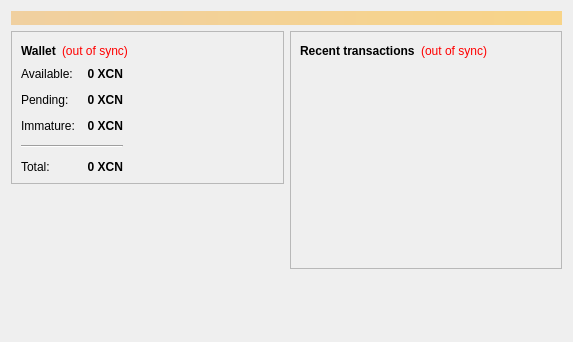
<?xml version="1.0" encoding="UTF-8"?>
<ui version="4.0">
 <class>OverviewPage</class>
 <widget class="QWidget" name="OverviewPage">
  <property name="geometry">
   <rect>
    <x>0</x>
    <y>0</y>
    <width>573</width>
    <height>342</height>
   </rect>
  </property>
  <property name="windowTitle">
   <string>Form</string>
  </property>
  <layout class="QVBoxLayout" name="topLayout">
   <item>
    <widget class="QLabel" name="labelAlerts">
     <property name="visible">
      <bool>false</bool>
     </property>
     <property name="styleSheet">
      <string notr="true">background-color: qlineargradient(x1: 0, y1: 0, x2: 1, y2: 0, stop:0 #F0D0A0, stop:1 #F8D488); color:#000000;</string>
     </property>
     <property name="wordWrap">
      <bool>true</bool>
     </property>
     <property name="margin">
      <number>3</number>
     </property>
    </widget>
   </item>
   <item>
    <layout class="QHBoxLayout" name="horizontalLayout" stretch="1,1">
     <item>
      <layout class="QVBoxLayout" name="verticalLayout_2">
       <item>
        <widget class="QFrame" name="frame">
         <property name="frameShape">
          <enum>QFrame::StyledPanel</enum>
         </property>
         <property name="frameShadow">
          <enum>QFrame::Raised</enum>
         </property>
         <layout class="QVBoxLayout" name="verticalLayout_4">
          <item>
           <layout class="QHBoxLayout" name="horizontalLayout_4">
            <item>
             <widget class="QLabel" name="label_5">
              <property name="font">
               <font>
                <weight>75</weight>
                <bold>true</bold>
               </font>
              </property>
              <property name="text">
               <string>Wallet</string>
              </property>
             </widget>
            </item>
            <item>
             <widget class="QLabel" name="labelWalletStatus">
              <property name="toolTip">
               <string>The displayed information may be out of date. Your wallet automatically synchronizes with the CryoNote network after a connection is established, but this process has not completed yet.</string>
              </property>
              <property name="styleSheet">
               <string notr="true">QLabel { color: red; }</string>
              </property>
              <property name="text">
               <string notr="true">(out of sync)</string>
              </property>
              <property name="alignment">
               <set>Qt::AlignLeading|Qt::AlignLeft|Qt::AlignVCenter</set>
              </property>
             </widget>
            </item>
            <item>
             <spacer name="horizontalSpacer_2">
              <property name="orientation">
               <enum>Qt::Horizontal</enum>
              </property>
              <property name="sizeHint" stdset="0">
               <size>
                <width>40</width>
                <height>20</height>
               </size>
              </property>
             </spacer>
            </item>
           </layout>
          </item>
          <item>
          <layout class="QHBoxLayout" name="horizontalLayout_3">
           <item>
           <layout class="QFormLayout" name="formLayout_2">
            <property name="fieldGrowthPolicy">
             <enum>QFormLayout::AllNonFixedFieldsGrow</enum>
            </property>
            <property name="horizontalSpacing">
             <number>12</number>
            </property>
            <property name="verticalSpacing">
             <number>12</number>
            </property>
            <item row="0" column="0">
             <widget class="QLabel" name="label">
              <property name="text">
               <string>Available:</string>
              </property>
             </widget>
            </item>
            <item row="0" column="1">
             <widget class="QLabel" name="labelBalance">
              <property name="font">
               <font>
                <weight>75</weight>
                <bold>true</bold>
               </font>
              </property>
              <property name="cursor">
               <cursorShape>IBeamCursor</cursorShape>
              </property>
              <property name="toolTip">
               <string>Your current spendable balance</string>
              </property>
              <property name="text">
               <string notr="true">0 XCN</string>
              </property>
              <property name="alignment">
               <set>Qt::AlignRight|Qt::AlignTrailing|Qt::AlignVCenter</set>
              </property>
              <property name="textInteractionFlags">
               <set>Qt::LinksAccessibleByMouse|Qt::TextSelectableByKeyboard|Qt::TextSelectableByMouse</set>
              </property>
             </widget>
            </item>
            <item row="1" column="0">
             <widget class="QLabel" name="label_3">
              <property name="text">
               <string>Pending:</string>
              </property>
             </widget>
            </item>
            <item row="1" column="1">
             <widget class="QLabel" name="labelUnconfirmed">
              <property name="font">
               <font>
                <weight>75</weight>
                <bold>true</bold>
               </font>
              </property>
              <property name="cursor">
               <cursorShape>IBeamCursor</cursorShape>
              </property>
              <property name="toolTip">
               <string>Total of transactions that have yet to be confirmed, and do not yet count toward the spendable balance</string>
              </property>
              <property name="text">
               <string notr="true">0 XCN</string>
              </property>
              <property name="alignment">
               <set>Qt::AlignRight|Qt::AlignTrailing|Qt::AlignVCenter</set>
              </property>
              <property name="textInteractionFlags">
               <set>Qt::LinksAccessibleByMouse|Qt::TextSelectableByKeyboard|Qt::TextSelectableByMouse</set>
              </property>
             </widget>
            </item>
            <item row="2" column="0">
             <widget class="QLabel" name="labelImmatureText">
              <property name="text">
               <string>Immature:</string>
              </property>
             </widget>
            </item>
            <item row="2" column="1">
             <widget class="QLabel" name="labelImmature">
              <property name="font">
               <font>
                <weight>75</weight>
                <bold>true</bold>
               </font>
              </property>
              <property name="toolTip">
               <string>Mined balance that has not yet matured</string>
              </property>
              <property name="text">
               <string notr="true">0 XCN</string>
              </property>
              <property name="alignment">
               <set>Qt::AlignRight|Qt::AlignTrailing|Qt::AlignVCenter</set>
              </property>
              <property name="textInteractionFlags">
               <set>Qt::LinksAccessibleByMouse|Qt::TextSelectableByKeyboard|Qt::TextSelectableByMouse</set>
              </property>
             </widget>
            </item>
            <item row="4" column="0">
             <widget class="QLabel" name="labelTotalText">
              <property name="text">
               <string>Total:</string>
              </property>
             </widget>
            </item>
            <item row="4" column="1">
             <widget class="QLabel" name="labelTotal">
              <property name="font">
               <font>
                <weight>75</weight>
                <bold>true</bold>
               </font>
              </property>
              <property name="cursor">
               <cursorShape>IBeamCursor</cursorShape>
              </property>
              <property name="toolTip">
               <string>Your current total balance</string>
              </property>
              <property name="text">
               <string notr="true">0 XCN</string>
              </property>
              <property name="alignment">
               <set>Qt::AlignRight|Qt::AlignTrailing|Qt::AlignVCenter</set>
              </property>
              <property name="textInteractionFlags">
               <set>Qt::LinksAccessibleByMouse|Qt::TextSelectableByKeyboard|Qt::TextSelectableByMouse</set>
              </property>
             </widget>
            </item>
            <item row="3" column="0" colspan="2">
             <widget class="Line" name="line">
              <property name="orientation">
               <enum>Qt::Horizontal</enum>
              </property>
             </widget>
            </item>
           </layout>
          </item>
            <item>
             <spacer name="horizontalSpacer_3">
              <property name="orientation">
               <enum>Qt::Horizontal</enum>
              </property>
              <property name="sizeHint" stdset="0">
               <size>
                <width>40</width>
                <height>20</height>
               </size>
              </property>
             </spacer>
            </item>
           </layout>
          </item>
         </layout>
        </widget>
       </item>
       <item>
        <spacer name="verticalSpacer">
         <property name="orientation">
          <enum>Qt::Vertical</enum>
         </property>
         <property name="sizeHint" stdset="0">
          <size>
           <width>20</width>
           <height>40</height>
          </size>
         </property>
        </spacer>
       </item>
      </layout>
     </item>
     <item>
      <layout class="QVBoxLayout" name="verticalLayout_3">
       <item>
        <widget class="QFrame" name="frame_2">
         <property name="frameShape">
          <enum>QFrame::StyledPanel</enum>
         </property>
         <property name="frameShadow">
          <enum>QFrame::Raised</enum>
         </property>
         <layout class="QVBoxLayout" name="verticalLayout">
          <item>
           <layout class="QHBoxLayout" name="horizontalLayout_2">
            <item>
             <widget class="QLabel" name="label_4">
              <property name="text">
               <string>&lt;b&gt;Recent transactions&lt;/b&gt;</string>
              </property>
             </widget>
            </item>
            <item>
             <widget class="QLabel" name="labelTransactionsStatus">
              <property name="toolTip">
               <string>The displayed information may be out of date. Your wallet automatically synchronizes with the CryoNote network after a connection is established, but this process has not completed yet.</string>
              </property>
              <property name="styleSheet">
               <string notr="true">QLabel { color: red; }</string>
              </property>
              <property name="text">
               <string notr="true">(out of sync)</string>
              </property>
              <property name="alignment">
               <set>Qt::AlignRight|Qt::AlignTrailing|Qt::AlignVCenter</set>
              </property>
             </widget>
            </item>
            <item>
             <spacer name="horizontalSpacer">
              <property name="orientation">
               <enum>Qt::Horizontal</enum>
              </property>
              <property name="sizeHint" stdset="0">
               <size>
                <width>40</width>
                <height>20</height>
               </size>
              </property>
             </spacer>
            </item>
           </layout>
          </item>
          <item>
           <widget class="QListView" name="listTransactions">
            <property name="styleSheet">
             <string notr="true">QListView { background: transparent; }</string>
            </property>
            <property name="frameShape">
             <enum>QFrame::NoFrame</enum>
            </property>
            <property name="verticalScrollBarPolicy">
             <enum>Qt::ScrollBarAlwaysOff</enum>
            </property>
            <property name="horizontalScrollBarPolicy">
             <enum>Qt::ScrollBarAlwaysOff</enum>
            </property>
            <property name="selectionMode">
             <enum>QAbstractItemView::NoSelection</enum>
            </property>
           </widget>
          </item>
         </layout>
        </widget>
       </item>
       <item>
        <spacer name="verticalSpacer_2">
         <property name="orientation">
          <enum>Qt::Vertical</enum>
         </property>
         <property name="sizeHint" stdset="0">
          <size>
           <width>20</width>
           <height>40</height>
          </size>
         </property>
        </spacer>
       </item>
      </layout>
     </item>
    </layout>
   </item>
  </layout>
 </widget>
 <resources/>
 <connections/>
</ui>
